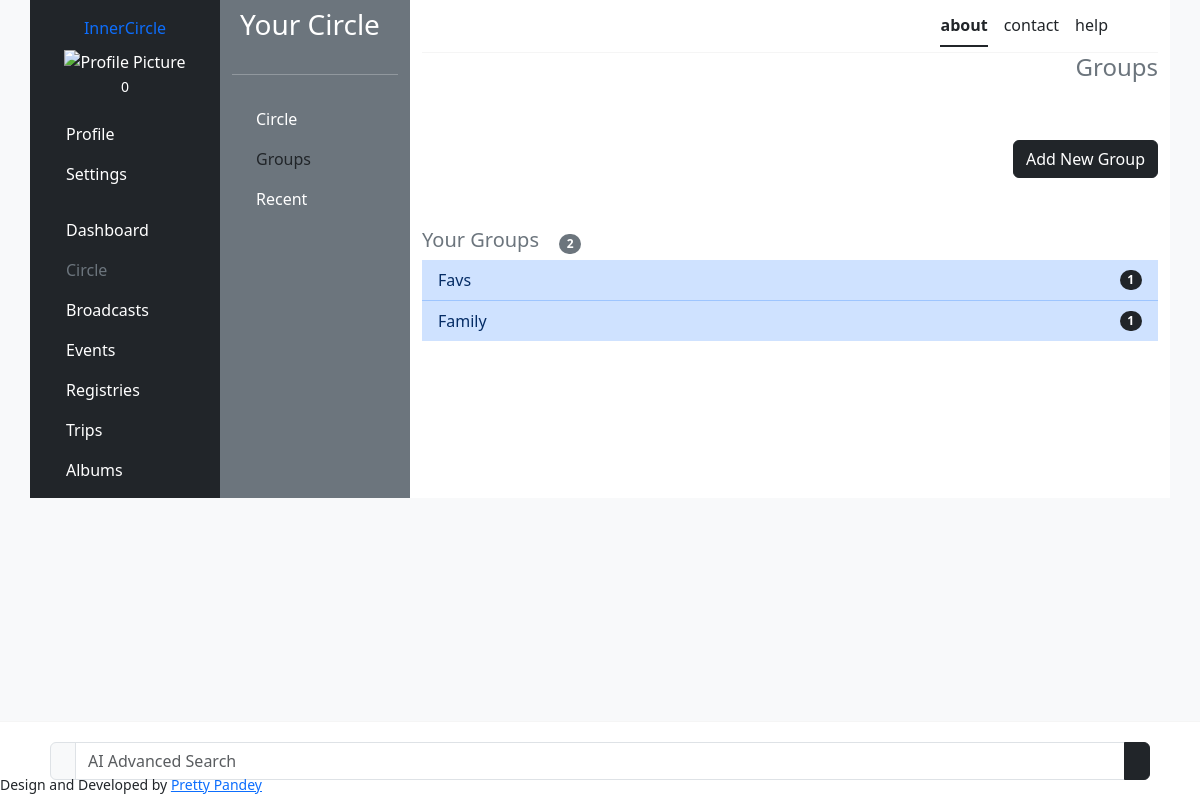
/group_list (signed in), run on an earlier commit of the app's database.
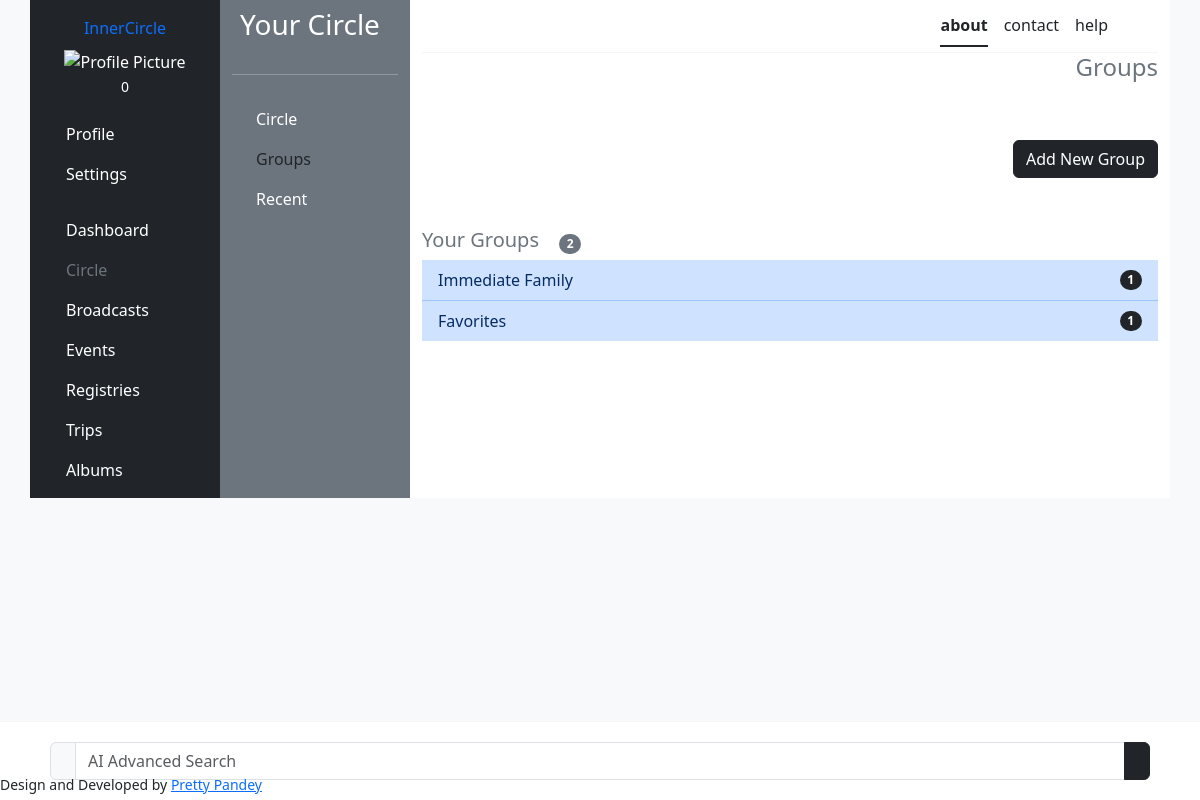
And on a later commit of the database.
### circle/models.py (models this page shows, shortened)
class Group(models.Model):
    user = models.ForeignKey(User, on_delete=models.CASCADE, related_name='member_groups')
    group_name = models.CharField(max_length=255)
    description = models.TextField()
    created = models.DateTimeField(auto_now_add=True)
    members = models.ManyToManyField('Member')
    class Meta:
        ordering = ['-group_name']

### circle/views.py (the view)
# urls.py: path('group_list', views.group_list, name='group_list'),
@login_required(login_url='signIn')
def group_list(request):
    template = 'circle/group_list.html'
    users_groups = Group.objects.filter(user=request.user)
    context = {
        'users_groups': users_groups,
    }
    return render(request, template, context)

### users/templatetags/cache_bust.py (called while the page is built)
@register.simple_tag(name='cache_bust')
def cache_bust():
    if settings.DEBUG:
        version = uuid.uuid1()
    else:
        version = os.environ.get('PROJECT_VERSION')
        if version is None:
            version = '1'
    return '__v__={version}'.format(version=version)

### templates/circle/group_list.html (shortened to what this page needs)
{% extends 'base.html' %}
{% load cache_bust %}
{% load static %}
{% load bootstrap_icons %}
{% block css %}<link rel="stylesheet" href="{% static 'scss/circle.scss' %}?{% cache_bust %}">{% endblock %}
{% block content %}
<section class="d-flex flex-column justify-content-between" style="gap: 50px">
    <h4 class="text-end text-secondary">Groups</h4>
    <div class="d-flex justify-content-end">
        <a href="{% url 'create_group' %}" class="btn btn-dark text-end">{% bs_icon 'person-add' %}Add New Group</a>
    </div>
    <div>
        <div class="d-flex align-items-center" style="gap: 20px;">
            <h5 class="text-secondary">Your Groups</h5>
            <span class="badge bg-secondary rounded-pill">{% bs_icon 'person-gear' %}{{ users_groups.count }}</span>
        </div>
        {% if users_groups %}
        <div class="list-group list-group-flush">
            {% for group in users_groups %}
            <a  href="{% url 'group_detail' group.id %}" class="list-group-item list-group-action d-flex justify-content-between align-items-center list-group-item-primary">
                <div class="d-flex" style="gap: 20px">
                    <span>{{ group.group_name }}</span>
                </div>
                <span class="badge bg-dark rounded-pill">{% bs_icon 'people' %} {{group.members.count}}</span>
            </a>
            {% endfor %}
        </div>
        {% else %}
        <p class="text-secodary text-center">You currently have no groups. <a href="{% url 'create_group' %}">Add a new group</a>.</p>
        {% endif %}
    </div>
</section>
{% endblock %}

What changed in the data, as far as the page shows it:
changed Group id 1: group_name "Family" → "Immediate Family"; moves up the list
changed Group: group_name "Favs" → "Favorites"
